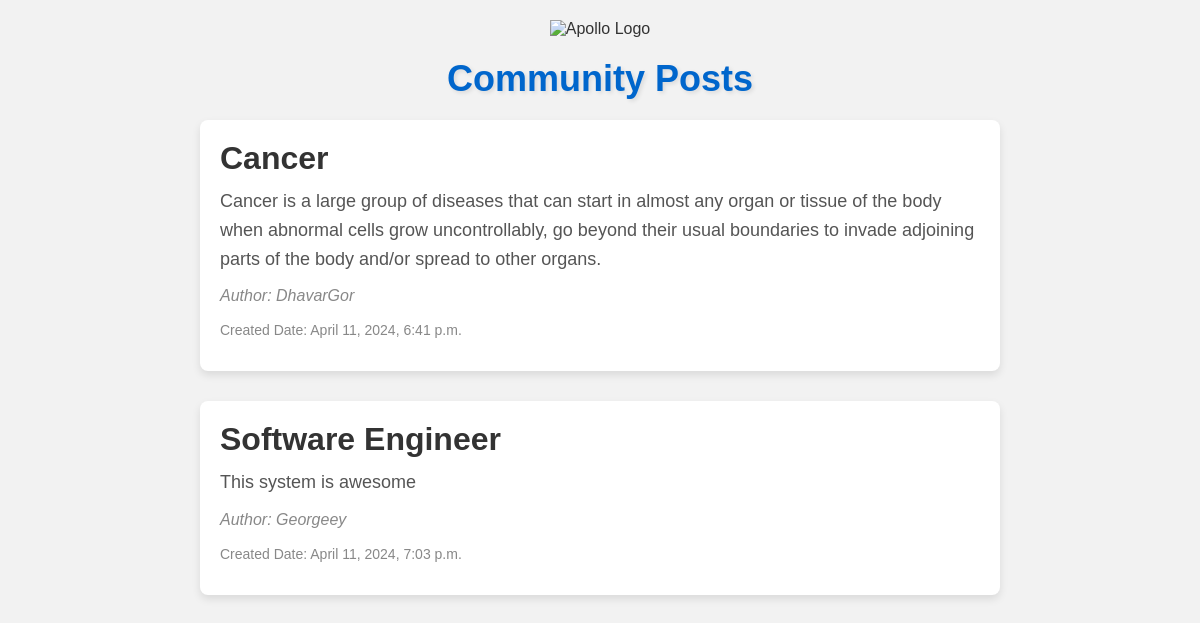
/community/, run on the app's committed database.
### community/models.py (models this page shows)
class Post(models.Model):
    author = models.ForeignKey('auth.User', on_delete=models.CASCADE)
    title = models.CharField(max_length=200)
    content = models.TextField()
    created_date = models.DateTimeField(auto_now_add=True)

### community/views.py (the view)
# urls.py: path('', views.post_list, name='post_list'),
def post_list(request):
    posts = Post.objects.all()
    return render(request, 'Community/community_posts.html', {'posts': posts})

### community/Templates/Community/community_posts.html (shortened to what this page needs)
<!DOCTYPE html>
<html lang="en">
<head>
</head>
<body>
    <div class="container">
        <div class="logo">
            <img src="https://www.apolloinformationcentre.com/wp-content/uploads/2019/08/apollo-logo.png" alt="Apollo Logo">
        </div>
        <h1>Community Posts</h1>
        {% for post in posts %}
        <div class="post">
            <h2>{{ post.title }}</h2>
            <p>{{ post.content }}</p>
            <p class="author">Author: {{ post.author }}</p>
            <p class="created-date">Created Date: {{ post.created_date }}</p>
        </div>
        {% empty %}
        <p>No posts available.</p>
        {% endfor %}
    </div>
</body>
</html>

### community/Templates/Community/community_posts.html (style rules this page uses)
body, h1, h2, p { margin: 0; padding: 0; }
body { font-family: Arial, sans-serif; background-color: #f2f2f2; color: #333; padding: 20px; }
.container { max-width: 800px; margin: 0 auto; }
h1 { text-align: center; margin-bottom: 20px; color: #0066cc; text-shadow: 2px 2px 4px rgba(0, 0, 0, 0.1); font-size: 36px; font-weight: bold; }
.logo { text-align: center; margin-bottom: 20px; }
.logo img { width: 200px; }
.post { background-color: #fff; padding: 20px; margin-bottom: 30px; border-radius: 8px; box-shadow: 0 4px 8px rgba(0, 0, 0, 0.1); transition: transform 0.3s ease; display: flex; flex-direction: column; }
.post h2 { color: #333; font-size: 32px; margin-bottom: 10px; }
.post p { color: #555; font-size: 18px; line-height: 1.6; margin-bottom: 10px; }
.post .author { font-style: italic; color: #888; font-size: 16px; margin-top: auto; }
.post .created-date { color: #888; font-size: 14px; }

### data on the page
Post: title "Cancer", content "Cancer is a large group of diseases that can start in almost any organ or tissue of the body when abnormal cells grow uncontrollably, go beyond their usual boundaries to invade adjoining parts of the body and/or spread to other organs.", author "DhavarGor", created_date "April 11, 2024, 6:41 p.m."
Post: title "Software Engineer", content "This system is awesome", author "Georgeey", created_date "April 11, 2024, 7:03 p.m."
